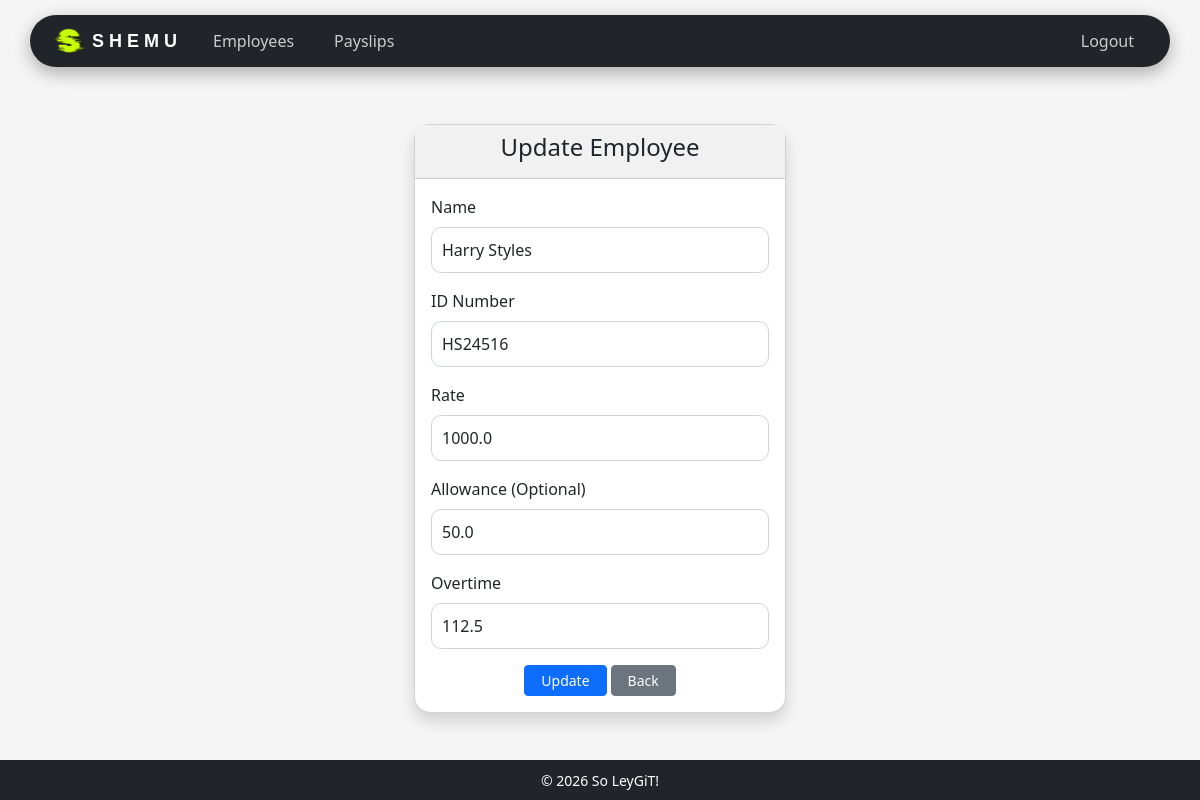
The app's page /employees/update/HS24516/ (signed in), older data.
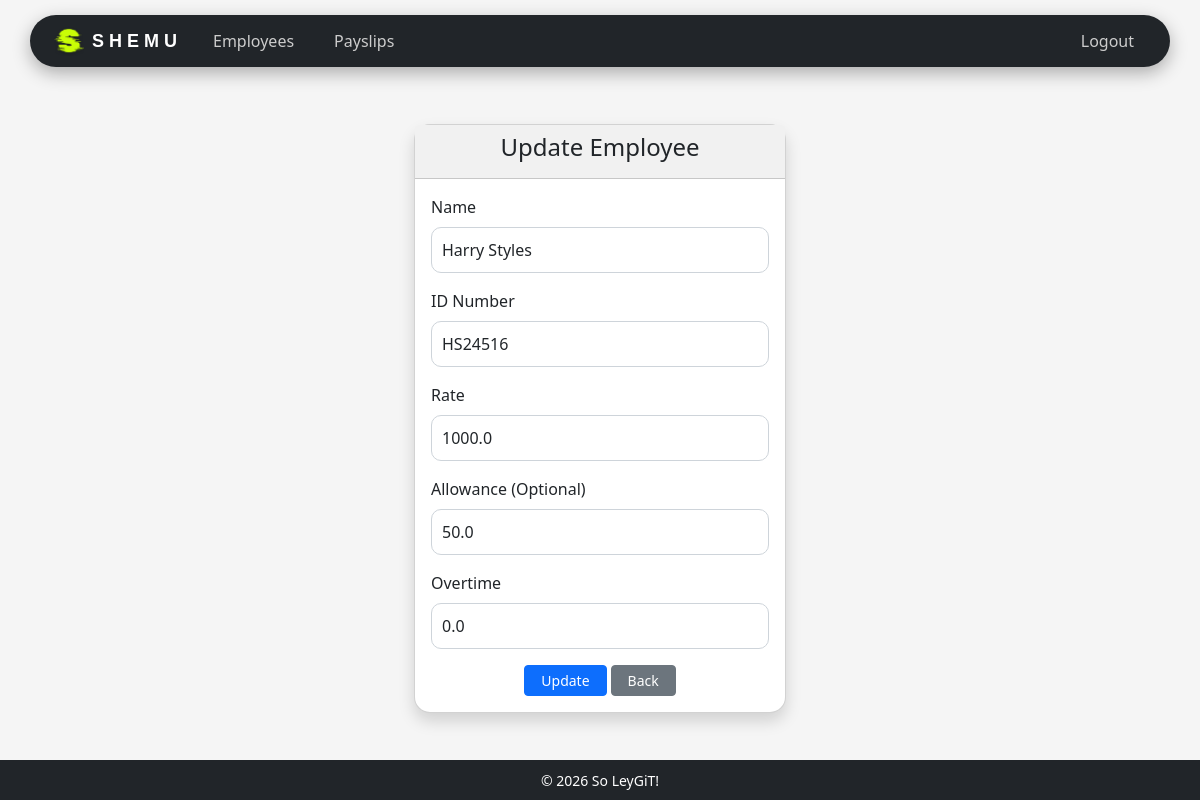
The same page, newer data.
### payroll_app/models.py (models this page shows, shortened)
class Employee(models.Model):
    user = models.OneToOneField(User, on_delete=models.CASCADE, null=True, blank=True)
    name = models.CharField(max_length=200)
    id_number = models.CharField(max_length=200, primary_key=True) # use <str:pk> when linking here
    rate = models.FloatField()
    overtime_pay = models.FloatField(null=True, blank=True, default=0)
    allowance = models.FloatField(null=True, blank=True, default=0)

### payroll_app/views.py (the view, shortened to what this page needs)
# urls.py: path('employees/update/<str:pk>/', views.update_employee, name='update_employee'),
@login_required
def update_employee(request, pk):
    if not request.user.is_staff:
        return redirect('payslips')
    employee = get_object_or_404(Employee, pk=pk)
    return render(request, 'payroll_app/update_employee.html', {'employee': employee})

### payroll_app/templates/payroll_app/update_employee.html (shortened to what this page needs)
{% extends 'payroll_app/base.html' %}
{% load static %}
{% block content %}
<div class="d-flex justify-content-center align-items-center" style="margin-top: 10px;">
    <div class="col-md-4">
        <div class="card shadow rounded-4">
            <div class="card-header text-dark text-center" style="background-color: #f1f1f1;">
                <h4>Update Employee</h4>
            </div>
            <div class="card-body">
                <form method="POST">
                    <div class="mb-3">
                        <label class="form-label">Name</label>
                        <input type="text" name="name" value="{{ employee.name }}" class="form-control" required>
                    </div>
                    <div class="mb-3">
                        <label class="form-label">ID Number</label>
                        <input type="text" value="{{ employee.id_number }}" class="form-control" readonly>
                    </div>
                    <div class="mb-3">
                        <label class="form-label">Rate</label>
                        <input type="number" step="0.01" min="1" name="rate" value="{{ employee.rate }}" class="form-control" required>
                    </div>
                    <div class="mb-3">
                        <label class="form-label">Allowance (Optional)</label>
                        <input type="number" step="0.01" min="0" name="allowance" value="{{ employee.allowance }}" class="form-control">
                    </div>
                    <div class="mb-3">
                        <label class="form-label">Overtime</label>
                        <input type="number" step="0.01" min="0" name="overtime_pay" value="{{ employee.overtime_pay }}" class="form-control">
                    </div>
                    <div class="d-flex justify-content-center gap-1 mt-3">
                        <button type="submit" class="btn btn-primary btn-sm px-3">
                            Update
                        </button>
                        <a href="{% url 'employee_list' %}" class="btn btn-secondary btn-sm px-3">
                            Back
                        </a>
                    </div>
                </form>
            </div>
        </div>
    </div>
</div>
{% endblock %}

Row changes from the older to the newer data that the page shows:
changed Employee "Harry Styles": overtime_pay "112.5" → "0.0"
